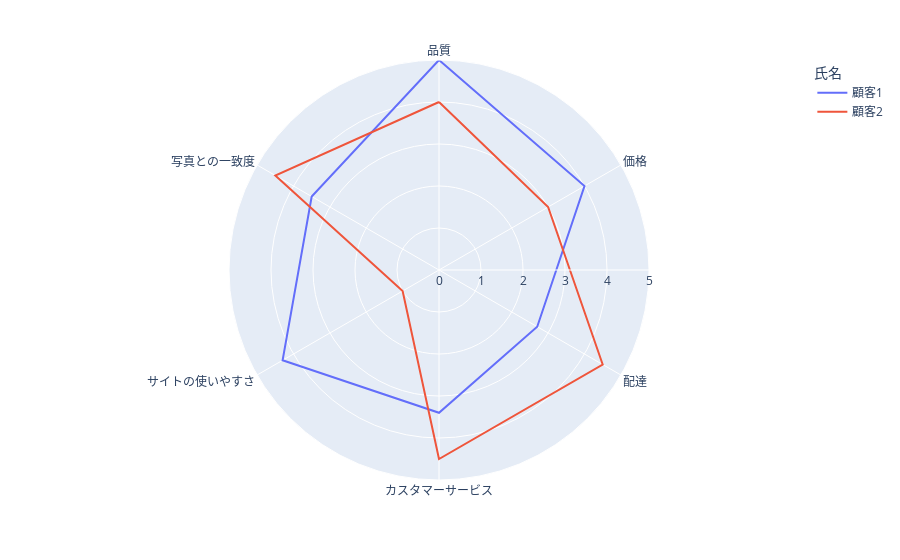

Source (notebook cell):
### Code cell
fig = px.line_polar(
    df, r="value", theta="label", color="氏名", line_close=True
)
fig.show()

### Figure 1 — Plotly figure (JSON) as saved in the notebook; plotly's stock layout.template omitted (floating-point values rounded to 4 significant figures)
{"data": [{"hovertemplate": "氏名=顧客1<br>value=%{r}<br>label=%{theta}<extra></extra>", "legendgroup": "顧客1", "line": {"color": "#636efa", "dash": "solid"}, "marker": {"symbol": "circle"}, "mode": "lines", "name": "顧客1", "r": [5, 4, 2.7, 3.4, 4.3, 3.5, 5], "showlegend": true, "subplot": "polar", "theta": ["品質", "価格", "配達", "カスタマーサービス", "サイトの使いやすさ", "写真との一致度", "品質"], "type": "scatterpolar"}, {"hovertemplate": "氏名=顧客2<br>value=%{r}<br>label=%{theta}<extra></extra>", "legendgroup": "顧客2", "line": {"color": "#EF553B", "dash": "solid"}, "marker": {"symbol": "circle"}, "mode": "lines", "name": "顧客2", "r": [4, 3, 4.5, 4.5, 1, 4.5, 4], "showlegend": true, "subplot": "polar", "theta": ["品質", "価格", "配達", "カスタマーサービス", "サイトの使いやすさ", "写真との一致度", "品質"], "type": "scatterpolar"}], "layout": {"legend": {"title": {"text": "氏名"}, "tracegroupgap": 0}, "margin": {"t": 60}, "polar": {"angularaxis": {"direction": "clockwise", "rotation": 90}, "domain": {"x": [0, 1], "y": [0, 1]}}}}
